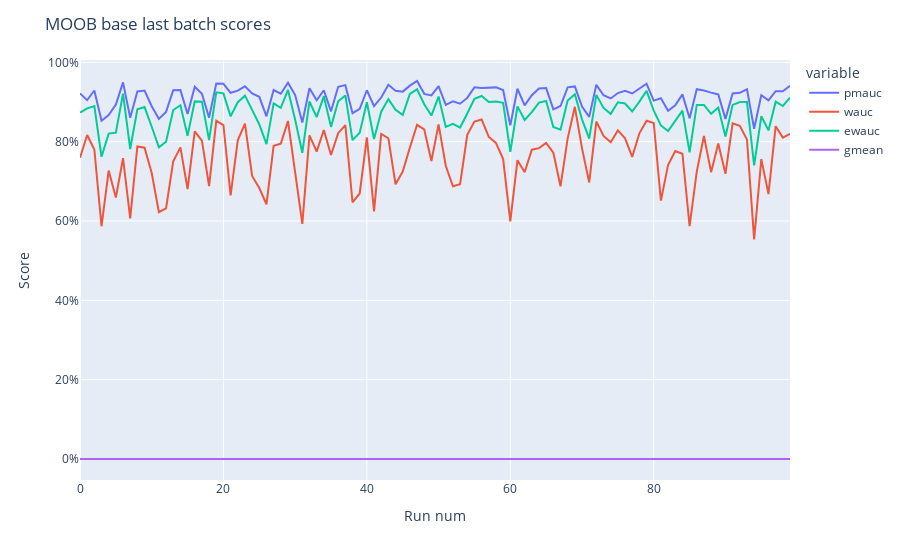

Notebook cell for this chart:
### Code cell
show_scores('MOOB_EWAUC_window200_lastbatchp_average_perrun.txt',"MOOB base last batch scores")

### Figure 1 — Plotly figure (JSON) as saved in the notebook; plotly's stock layout.template omitted (floating-point values rounded to 4 significant figures)
{"data": [{"hovertemplate": "variable=pmauc<br>index=%{x}<br>value=%{y}<extra></extra>", "legendgroup": "pmauc", "line": {"color": "#636efa", "dash": "solid"}, "marker": {"symbol": "circle"}, "mode": "lines", "name": "pmauc", "orientation": "v", "showlegend": true, "type": "scatter", "x": [0, 1, 2, 3, 4, 5, 6, 7, 8, 9, 10, 11, 12, 13, 14, 15, 16, 17, 18, 19, 20, 21, 22, 23, 24, 25, 26, 27, 28, 29, 30, 31, 32, 33, 34, 35, 36, 37, 38, 39, 40, 41, 42, 43, 44, 45, 46, 47, 48, 49, 50, 51, 52, 53, 54, 55, 56, 57, 58, 59, 60, 61, 62, 63, 64, 65, 66, 67, 68, 69, 70, 71, 72, 73, 74, 75, 76, 77, 78, 79, 80, 81, 82, 83, 84, 85, 86, 87, 88, 89, 90, 91, 92, 93, 94, 95, 96, 97, 98, 99], "xaxis": "x", "y": [92.17, 90.47, 92.89, 85.29, 86.69, 89.34, 94.95, 86.01, 92.66, 92.9, 88.93, 85.72, 87.5, 92.96, 93.0, 86.99, 93.85, 92.06, 86.05, 94.63, 94.59, 92.32, 92.86, 93.95, 92.18, 91.3, 86.39, 93.02, 92.09, 94.87, 91.75, 84.82, 93.47, 90.43, 92.97, 87.65, 93.83, 94.25, 87.18, 88.28, 92.96, 88.98, 91.13, 94.35, 92.82, 92.62, 94.12, 95.29, 92.05, 91.67, 93.98, 89.28, 90.15, 89.57, 91.03, 93.69, 93.55, 93.66, 93.68, 93.03, 84.12, 93.34, 89.16, 91.7, 93.41, 93.51, 88.13, 88.98, 93.7, 93.92, 88.86, 86.24, 94.33, 91.7, 90.9, 92.26, 92.84, 92.15, 93.43, 94.59, 90.35, 90.93, 87.8, 89.19, 91.92, 85.89, 93.21, 92.89, 92.37, 91.91, 85.75, 92.17, 92.31, 93.2, 83.25, 91.73, 90.42, 92.72, 92.72, 94.08], "yaxis": "y"}, {"hovertemplate": "variable=wauc<br>index=%{x}<br>value=%{y}<extra></extra>", "legendgroup": "wauc", "line": {"color": "#EF553B", "dash": "solid"}, "marker": {"symbol": "circle"}, "mode": "lines", "name": "wauc", "orientation": "v", "showlegend": true, "type": "scatter", "x": [0, 1, 2, 3, 4, 5, 6, 7, 8, 9, 10, 11, 12, 13, 14, 15, 16, 17, 18, 19, 20, 21, 22, 23, 24, 25, 26, 27, 28, 29, 30, 31, 32, 33, 34, 35, 36, 37, 38, 39, 40, 41, 42, 43, 44, 45, 46, 47, 48, 49, 50, 51, 52, 53, 54, 55, 56, 57, 58, 59, 60, 61, 62, 63, 64, 65, 66, 67, 68, 69, 70, 71, 72, 73, 74, 75, 76, 77, 78, 79, 80, 81, 82, 83, 84, 85, 86, 87, 88, 89, 90, 91, 92, 93, 94, 95, 96, 97, 98, 99], "xaxis": "x", "y": [75.94, 81.68, 78.02, 58.68, 72.72, 65.93, 75.84, 60.68, 78.81, 78.48, 72.08, 62.24, 63.19, 75.06, 78.55, 68.06, 82.58, 80.25, 68.77, 85.26, 84.16, 66.48, 80.33, 84.57, 71.37, 68.3, 64.22, 78.94, 79.5, 85.21, 72.23, 59.26, 81.58, 77.47, 82.94, 76.66, 82.14, 84.17, 64.68, 66.93, 81.08, 62.44, 81.95, 80.86, 69.26, 72.46, 78.55, 84.24, 83.09, 75.14, 84.35, 73.93, 68.75, 69.26, 81.71, 85.08, 85.59, 81.19, 79.69, 75.61, 59.91, 75.32, 72.29, 77.99, 78.37, 79.67, 77.2, 68.75, 80.83, 88.78, 78.31, 69.71, 85.06, 81.45, 79.84, 82.85, 80.84, 76.17, 82.1, 85.26, 84.7, 65.13, 74.09, 77.64, 76.96, 58.69, 72.46, 81.41, 72.31, 79.51, 71.89, 84.63, 84.0, 80.54, 55.35, 75.6, 66.78, 83.9, 81.03, 81.99], "yaxis": "y"}, {"hovertemplate": "variable=ewauc<br>index=%{x}<br>value=%{y}<extra></extra>", "legendgroup": "ewauc", "line": {"color": "#00cc96", "dash": "solid"}, "marker": {"symbol": "circle"}, "mode": "lines", "name": "ewauc", "orientation": "v", "showlegend": true, "type": "scatter", "x": [0, 1, 2, 3, 4, 5, 6, 7, 8, 9, 10, 11, 12, 13, 14, 15, 16, 17, 18, 19, 20, 21, 22, 23, 24, 25, 26, 27, 28, 29, 30, 31, 32, 33, 34, 35, 36, 37, 38, 39, 40, 41, 42, 43, 44, 45, 46, 47, 48, 49, 50, 51, 52, 53, 54, 55, 56, 57, 58, 59, 60, 61, 62, 63, 64, 65, 66, 67, 68, 69, 70, 71, 72, 73, 74, 75, 76, 77, 78, 79, 80, 81, 82, 83, 84, 85, 86, 87, 88, 89, 90, 91, 92, 93, 94, 95, 96, 97, 98, 99], "xaxis": "x", "y": [87.33, 88.39, 88.98, 76.2, 82.03, 82.28, 92.11, 78.15, 88.14, 88.71, 83.76, 78.58, 79.99, 87.97, 89.17, 81.47, 90.15, 90.08, 80.38, 92.43, 92.18, 86.37, 89.95, 91.6, 88.01, 84.34, 79.36, 89.64, 88.53, 93.04, 85.5, 77.2, 90.13, 86.17, 91.46, 83.72, 90.16, 91.65, 80.4, 82.26, 89.95, 80.66, 87.57, 90.72, 88.06, 86.75, 92.05, 93.2, 89.42, 86.58, 91.36, 83.71, 84.48, 83.56, 87.11, 90.8, 91.52, 89.99, 90.12, 89.79, 77.42, 88.9, 85.48, 87.44, 89.84, 90.26, 83.7, 83.03, 90.39, 91.95, 85.63, 80.77, 91.79, 88.5, 87.0, 89.92, 89.62, 87.61, 90.11, 92.79, 87.83, 84.09, 82.67, 85.14, 87.84, 77.32, 89.27, 89.27, 87.02, 88.61, 81.28, 89.26, 89.99, 89.97, 74.02, 86.41, 82.84, 90.08, 88.99, 91.08], "yaxis": "y"}, {"hovertemplate": "variable=gmean<br>index=%{x}<br>value=%{y}<extra></extra>", "legendgroup": "gmean", "line": {"color": "#ab63fa", "dash": "solid"}, "marker": {"symbol": "circle"}, "mode": "lines", "name": "gmean", "orientation": "v", "showlegend": true, "type": "scatter", "x": [0, 1, 2, 3, 4, 5, 6, 7, 8, 9, 10, 11, 12, 13, 14, 15, 16, 17, 18, 19, 20, 21, 22, 23, 24, 25, 26, 27, 28, 29, 30, 31, 32, 33, 34, 35, 36, 37, 38, 39, 40, 41, 42, 43, 44, 45, 46, 47, 48, 49, 50, 51, 52, 53, 54, 55, 56, 57, 58, 59, 60, 61, 62, 63, 64, 65, 66, 67, 68, 69, 70, 71, 72, 73, 74, 75, 76, 77, 78, 79, 80, 81, 82, 83, 84, 85, 86, 87, 88, 89, 90, 91, 92, 93, 94, 95, 96, 97, 98, 99], "xaxis": "x", "y": [0, 0, 0, 0, 0, 0, 0, 0, 0, 0, 0, 0, 0, 0, 0, 0, 0, 0, 0, 0, 0, 0, 0, 0, 0, 0, 0, 0, 0, 0, 0, 0, 0, 0, 0, 0, 0, 0, 0, 0, 0, 0, 0, 0, 0, 0, 0, 0, 0, 0, 0, 0, 0, 0, 0, 0, 0, 0, 0, 0, 0, 0, 0, 0, 0, 0, 0, 0, 0, 0, 0, 0, 0, 0, 0, 0, 0, 0, 0, 0, 0, 0, 0, 0, 0, 0, 0, 0, 0, 0, 0, 0, 0, 0, 0, 0, 0, 0, 0, 0], "yaxis": "y"}], "layout": {"autosize": true, "legend": {"title": {"text": "variable"}, "tracegroupgap": 0}, "margin": {"t": 60}, "title": {"text": "MOOB base last batch scores"}, "xaxis": {"anchor": "y", "autorange": true, "domain": [0, 1], "range": [0, 99], "title": {"text": "Run num"}, "type": "linear"}, "yaxis": {"anchor": "x", "autorange": true, "domain": [0, 1], "range": [-5.294, 100.6], "ticksuffix": "%", "title": {"text": "Score"}, "type": "linear"}}}
